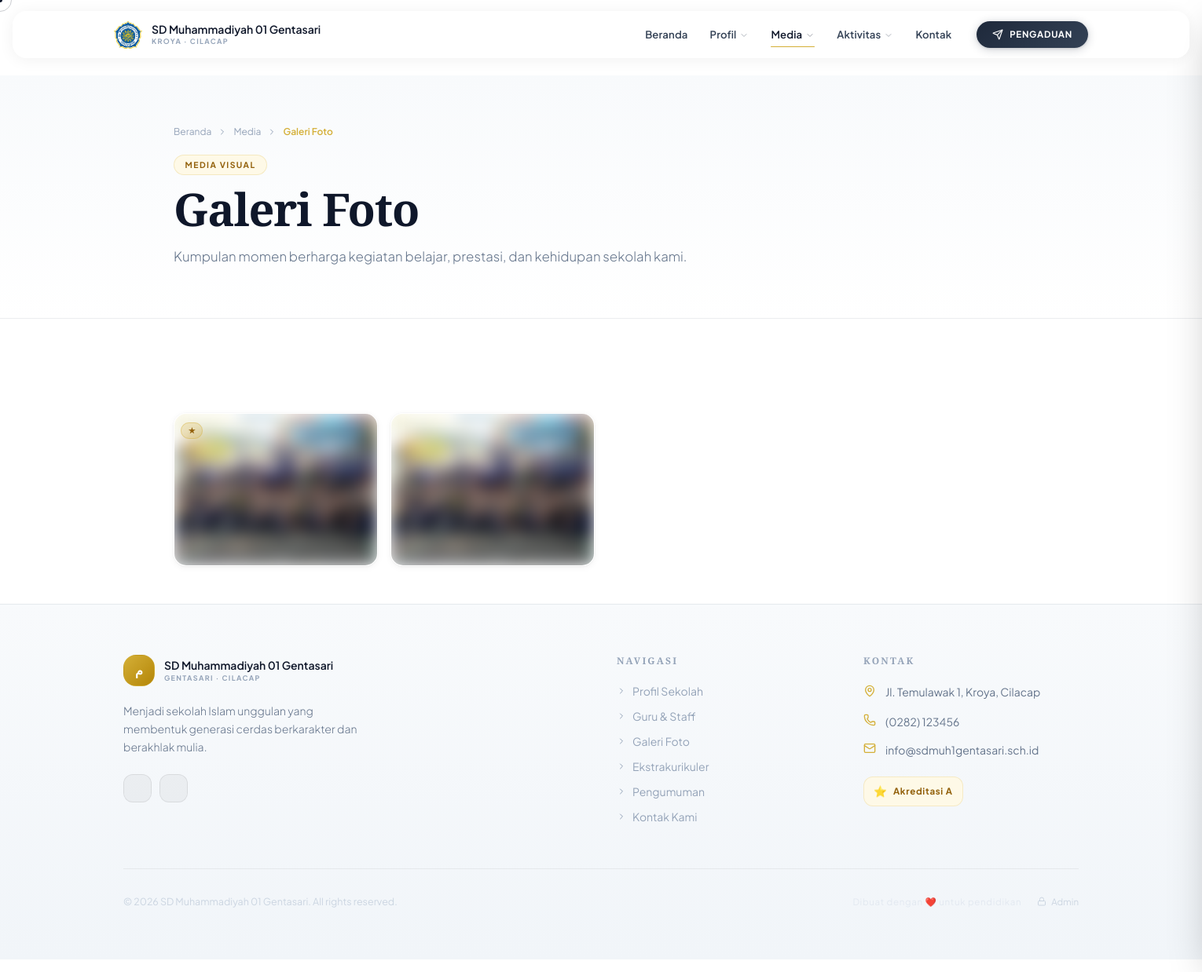
The app's page /pages/media/galeri.php with its own data.
### tables this page shows
CREATE TABLE `school_profile`  (
  `id` int(10) UNSIGNED NOT NULL AUTO_INCREMENT,
  `school_name` varchar(200) NOT NULL,
  `npsn` varchar(20) NULL DEFAULT NULL,
  `address` text NULL,
  `village` varchar(100) NULL DEFAULT NULL,
  `district` varchar(100) NULL DEFAULT NULL,
  `city` varchar(100) NULL DEFAULT NULL,
  `province` varchar(100) NULL DEFAULT NULL,
  `postal_code` varchar(10) NULL DEFAULT NULL,
  `phone` varchar(30) NULL DEFAULT NULL,
  `email` varchar(120) NULL DEFAULT NULL,
  `website` varchar(200) NULL DEFAULT NULL,
  `logo` varchar(255) NULL DEFAULT NULL,
  `hero_image` varchar(255) NULL DEFAULT NULL,
  `visi` text NULL,
  `misi` text NULL,
  `sejarah` longtext NULL,
  `akreditasi` varchar(10) NULL DEFAULT NULL,
  `tahun_berdiri` year NULL DEFAULT NULL,
  `facebook` varchar(200) NULL DEFAULT NULL,
  `instagram` varchar(200) NULL DEFAULT NULL,
  `youtube` varchar(200) NULL DEFAULT NULL,
  `maps_embed` text NULL,
  `updated_at` timestamp(0) NOT NULL DEFAULT current_timestamp(0) ON UPDATE CURRENT_TIMESTAMP(0),
  PRIMARY KEY (`id`) USING BTREE
);

CREATE TABLE `gallery`  (
  `id` int(10) UNSIGNED NOT NULL AUTO_INCREMENT,
  `category_id` int(10) UNSIGNED NULL DEFAULT NULL,
  `title` varchar(255) NOT NULL,
  `description` text NULL,
  `image` varchar(255) NOT NULL,
  `is_featured` tinyint(1) NULL DEFAULT 0,
  `sort_order` int(11) NULL DEFAULT 0,
  `created_at` timestamp(0) NOT NULL DEFAULT current_timestamp(0),
  PRIMARY KEY (`id`) USING BTREE,
  INDEX `idx_category`(`category_id`) USING BTREE,
  INDEX `idx_featured`(`is_featured`) USING BTREE,
  CONSTRAINT `gallery_ibfk_1` FOREIGN KEY (`category_id`) REFERENCES `gallery_categories` (`id`) ON DELETE SET NULL ON UPDATE RESTRICT
);

### pages/media/galeri.php (the view, shortened to what the rows shown need)
<?php
require_once __DIR__ . '/../../includes/config.php';
$pageTitle     = $pageHeroTitle = 'Galeri Foto';
$activePage    = 'galeri';
require_once ROOT_PATH . 'header.php';
$catSlug = $_GET['cat'] ?? '';
try {
    $where  = $catSlug ? "WHERE gc.slug=?" : "";
    $params = $catSlug ? [$catSlug] : [];
    $stmt   = db()->prepare(
        "SELECT g.*, gc.name AS cat_name, gc.slug AS cat_slug
         FROM gallery g
         LEFT JOIN gallery_categories gc ON g.category_id = gc.id
         $where
         ORDER BY g.is_featured DESC, g.sort_order, g.created_at DESC"
    );
    $stmt->execute($params);
    $photos = $stmt->fetchAll();
} catch (Exception $e) {
    $categories = [];
    $photos     = [];
}
?>
<div class="max-w-6xl mx-auto px-4 sm:px-6 lg:px-8 py-12">
    <?php if (empty($photos)): ?>
    <div class="glass-card rounded-3xl p-16 text-center">
        <i data-lucide="image" class="w-10 h-10 mx-auto mb-3" style="color:#cbd5e1;"></i>
        <p style="color:#94a3b8;">Belum ada foto<?= $catSlug ? ' dalam kategori ini' : '' ?>.</p>
    </div>
    <?php else: ?>
    <div class="gallery-masonry columns-2 md:columns-3 lg:columns-4 gap-4 space-y-4">
        <?php foreach ($photos as $i => $ph):
            $imgSrc = UPLOAD_URL . 'gallery/' . $ph['image'];
        ?>
        <div class="gallery-item break-inside-avoid rounded-2xl overflow-hidden cursor-none group relative glass-card"
             style="animation-delay:<?= $i * .04 ?>s;"
             data-gallery-index="<?= $i ?>"
             data-src="<?= e($imgSrc) ?>"
             data-title="<?= e($ph['title']) ?>"
             data-caption="<?= e($ph['cat_name'] ?? '') ?>">
            <img src="<?= e($imgSrc) ?>" alt="<?= e($ph['title']) ?>"
                 loading="lazy" class="w-full object-cover lazy-blur"
                 style="min-height:120px; display:block;">
            <?php if ($ph['is_featured']): ?>
            <div class="absolute top-2 left-2">
                <span style="font-size:.62rem; padding:.2rem .55rem; border-radius:100px; font-weight:700;
                             background:rgba(212,175,55,.22); color:#92600a; border:1px solid rgba(212,175,55,.4);">
                    ★
                </span>
            </div>
            <?php endif; ?>
        </div>
        <?php endforeach; ?>
    </div>
    <?php endif; ?>
</div>
<?php require_once ROOT_PATH . 'footer.php'; ?>

### includes/header.php (shortened to what the rows shown need)
<?php
require_once ROOT_PATH . '/config.php';
$pageTitle     = $pageTitle     ?? APP_NAME;
$activePage    = $activePage    ?? '';
$pageHeroTitle = $pageHeroTitle ?? $pageTitle;
try {
    $profileData = db()->query("SELECT * FROM school_profile LIMIT 1")->fetch() ?: [];
    $logoSrc     = !empty($profileData['logo']) ? UPLOAD_URL . 'logos/' . $profileData['logo'] : null;
    $siteName    = $profileData['school_name'] ?? APP_NAME;
    $desa        = $profileData['district'] ?? 'Kroya';
    $kota        = $profileData['city'] ?? 'Cilacap';
    $schoolAddress = $desa . ' · ' . $kota;
} catch (Exception $e) {
    $profileData = [];
    $logoSrc     = null;
    $siteName    = APP_NAME;
    $schoolAddress = '';
    $tahunBerdiri  = '1962';
}
?>
<!DOCTYPE html>
<html lang="id" class="scroll-smooth">
<head>
    <script src="https://cdn.tailwindcss.com"></script>
    <link rel="stylesheet" href="<?= APP_URL ?>/assets/css/light3d.css">
</head>
<body class="light-mode bg-white overflow-x-hidden">
<nav id="navbar" class="navbar-light transition-all duration-300">
    <div class="max-w-7xl mx-auto px-4 sm:px-5">
        <div class="flex items-center justify-between" style="height:58px; transition: height .3s cubic-bezier(.22,1,.36,1);">
            <a href="<?= APP_URL ?>/index.php" class="flex items-center gap-3 group flex-shrink-0">
                <?php if ($logoSrc): ?>
                    <img src="<?= $logoSrc ?>" alt="Logo <?= e($siteName) ?>"
                         class="w-9 h-9 object-contain group-hover:scale-105 transition-transform duration-200">
                <?php endif; ?>
                <div class="hidden sm:block">
                    <div class="text-sm font-semibold leading-tight" style="color:#0f172a;"><?= e($siteName) ?></div>
                    <div class="text-[9px] tracking-widest uppercase font-bold" style="color:#94a3b8; letter-spacing:.15em;"><?= e($schoolAddress) ?></div>
                </div>
            </a>
        </div>
    </div>
</nav>
<div class="page-wrapper <?= $activePage === 'beranda' ? '' : 'pt-20 md:pt-24' ?>">
<?php if ($activePage !== 'beranda'): ?>
<section class="page-hero-light relative overflow-hidden py-16">
    <div class="max-w-6xl mx-auto px-4 sm:px-6 lg:px-8 relative z-10">
        <h1 class="font-display font-bold mb-4"
            style="font-size:clamp(2.2rem, 5vw, 3.6rem); line-height:1.08; letter-spacing:-0.02em; color:#0f172a;
                   opacity:0; animation:fadeUp .7s .15s ease forwards;">
            <?= e($pageHeroTitle) ?>
        </h1>
    </div>
</section>
<?php endif; ?>
<main>

### includes/footer.php (shortened to what the rows shown need)
<?php
$siteName = $profileData['school_name'] ?? APP_NAME;
?>
</main>
<footer class="footer-light">
    <div class="max-w-7xl mx-auto px-4 sm:px-6 lg:px-8 py-16">
        <div class="grid md:grid-cols-2 lg:grid-cols-4 gap-10">
            <div class="lg:col-span-2">
                <div class="flex items-center gap-3 mb-5">
                    <div>
                        <div class="text-sm font-semibold" style="color:#0f172a;"><?= e($siteName) ?></div>
                        <div class="text-[9px] tracking-widest uppercase font-bold" style="color:#94a3b8; letter-spacing:.15em;">
                            Gentasari · Cilacap
                        </div>
                    </div>
                </div>
            </div>
            <div>
                <ul class="space-y-4">
                    <?php if (!empty($profileData['address'])): ?>
                    <li class="flex gap-3 text-sm" style="color:#64748b;">
                        <i data-lucide="map-pin" class="w-4 h-4 flex-shrink-0 mt-0.5" style="color:#d4af37;"></i>
                        <span class="leading-relaxed">
                            <?= e($profileData['address'].', '.($profileData['district']??'').', '.($profileData['city']??'')) ?>
                        </span>
                    </li>
                    <?php endif; ?>
                    <?php if (!empty($profileData['phone'])): ?>
                    <li class="flex gap-3 text-sm" style="color:#64748b;">
                        <i data-lucide="phone" class="w-4 h-4 flex-shrink-0" style="color:#d4af37;"></i>
                        <a href="tel:<?= e($profileData['phone']) ?>" class="hover:text-gray-800 transition-colors">
                            <?= e($profileData['phone']) ?>
                        </a>
                    </li>
                    <?php endif; ?>
                    <?php if (!empty($profileData['email'])): ?>
                    <li class="flex gap-3 text-sm" style="color:#64748b;">
                        <i data-lucide="mail" class="w-4 h-4 flex-shrink-0" style="color:#d4af37;"></i>
                        <a href="mailto:<?= e($profileData['email']) ?>" class="hover:text-gray-800 transition-colors">
                            <?= e($profileData['email']) ?>
                        </a>
                    </li>
                    <?php endif; ?>
                </ul>
            </div>
        </div>
        <div class="mt-14 pt-8 flex flex-col sm:flex-row items-center justify-between gap-4"
             style="border-top:1px solid rgba(0,0,0,0.06);">
            <p style="color:#cbd5e1; font-size:.78rem;">
                &copy; <?= date('Y') ?> <?= e($siteName) ?>. All rights reserved.
            </p>
            <div class="flex items-center gap-5">
                <span style="font-size:.72rem; color:#e2e8f0; letter-spacing:.06em;">
                </span>
                <a href="<?= APP_URL ?>/admin/login.php"
                   class="flex items-center gap-1.5 transition-colors"
                   style="color:#cbd5e1; font-size:.72rem;"
                   onmouseover="this.style.color='#94a3b8'" onmouseout="this.style.color='#cbd5e1'">
                </a>
            </div>
        </div>
    </div>
</footer>
</div>
</body>
</html>

### records on screen
school_profile: logo (picture), school_name "SD Muhammadiyah 01 Gentasari", schoolAddress "KROYA · CILACAP", address+district+city "Jl. Temulawak 1, Kroya, Cilacap", phone "(0282) 123456", email "info@sdmuh1gentasari.sch.id"
gallery: image (picture)
gallery: image (picture)

### other values on screen
$label "Profil"
$label "Media"
$label "Aktivitas"
$breadcrumbParent "Media"
$pageTitle "Galeri Foto"
$pageHeroLabel "MEDIA VISUAL"
$pageHeroTitle "Galeri Foto"
$pageHeroSub "Kumpulan momen berharga kegiatan belajar, prestasi, dan kehidupan sekolah kami."
$l[1] "Profil Sekolah"
$l[1] "Guru & Staff"
$l[1] "Galeri Foto"
$l[1] "Ekstrakurikuler"
$l[1] "Pengumuman"
$l[1] "Kontak Kami"
